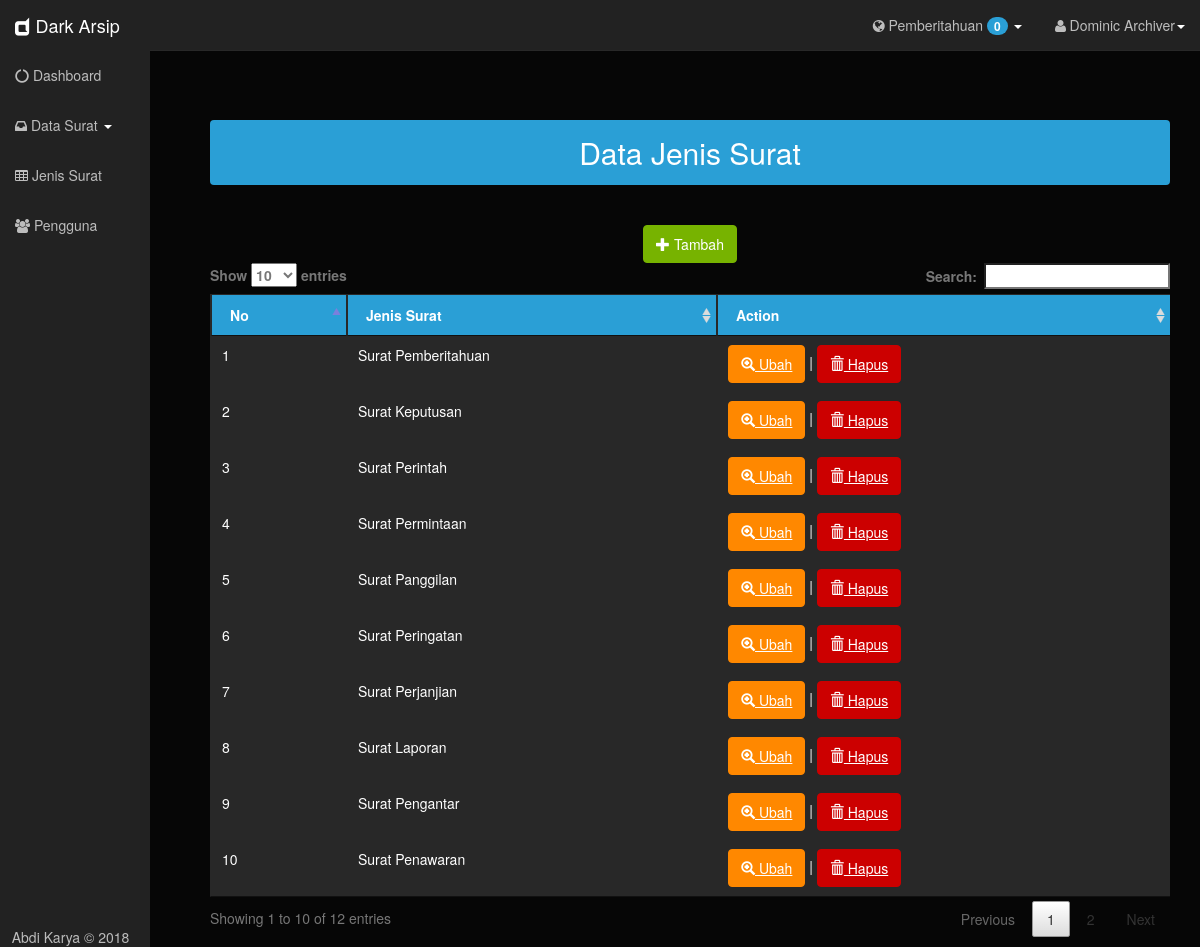
The app's page /dashboard.php?table=jenis (signed in) with its own data.
### tables this page shows
CREATE TABLE `jenis_surat` (
  `id_jenissurat` int(11) NOT NULL,
  `jenis_surat` varchar(50) DEFAULT NULL
);

### tables/jenis.php (the view, shortened to what this page needs)
<div id="page-wrapper">
	<div class="table-responsive">
		<center><h2 class="page-header alert alert-default bg-primary">Data Jenis Surat</h2><br>
			<button type="submit" class="btn btn-success" data-toggle="modal" data-target="#myModal"><i class="glyphicon glyphicon-plus"></i>&nbsp;Tambah</button></center>
		<table id="myTable" class="table table-bordered table-hover">
			<thead>
				<tr class="bg-primary">
					<th>No</th>
					<th>Jenis Surat</th>
					<th>Action</th>
				</tr>
			</thead>
			<tbody>
			<?php $sql=$conn->query("SELECT * FROM jenis_surat");
                while ($row=$sql->fetch_assoc()) { ?>
			<tr class="active">
				<td><?php echo $row['id_jenissurat']; ?></td>
				<td><?php echo $row['jenis_surat']; ?></td>
				<td><a href="#edit<?php echo $row['id_jenissurat'];?>" data-toggle="modal" class="btn btn-warning"><i class="glyphicon glyphicon-zoom-in"></i>&nbsp;Ubah</a> | <a href="?del_jen=<?php echo $row['id_jenissurat'];?>" class="btn btn-danger" onclick="return confirm('Yakin ingin menghapus data?');"><i class="glyphicon glyphicon-trash"></i>&nbsp;Hapus</a></td>
			</tr>
			<?php } ?>
			</tbody>
		</table>
	</div>
</div>

### records on screen
jenis_surat: id_jenissurat "1", jenis_surat "Surat Pemberitahuan"
jenis_surat: id_jenissurat "2", jenis_surat "Surat Keputusan"
jenis_surat: id_jenissurat "3", jenis_surat "Surat Perintah"
jenis_surat: id_jenissurat "4", jenis_surat "Surat Permintaan"
jenis_surat: id_jenissurat "5", jenis_surat "Surat Panggilan"
jenis_surat: id_jenissurat "6", jenis_surat "Surat Peringatan"
jenis_surat: id_jenissurat "7", jenis_surat "Surat Perjanjian"
jenis_surat: id_jenissurat "8", jenis_surat "Surat Laporan"
jenis_surat: id_jenissurat "9", jenis_surat "Surat Pengantar"
jenis_surat: id_jenissurat "10", jenis_surat "Surat Penawaran"

### other values on screen
mysqli_num_rows($query) "0"
$_SESSION['dpn'] "Dominic"
$_SESSION['blk'] "Archiver"
